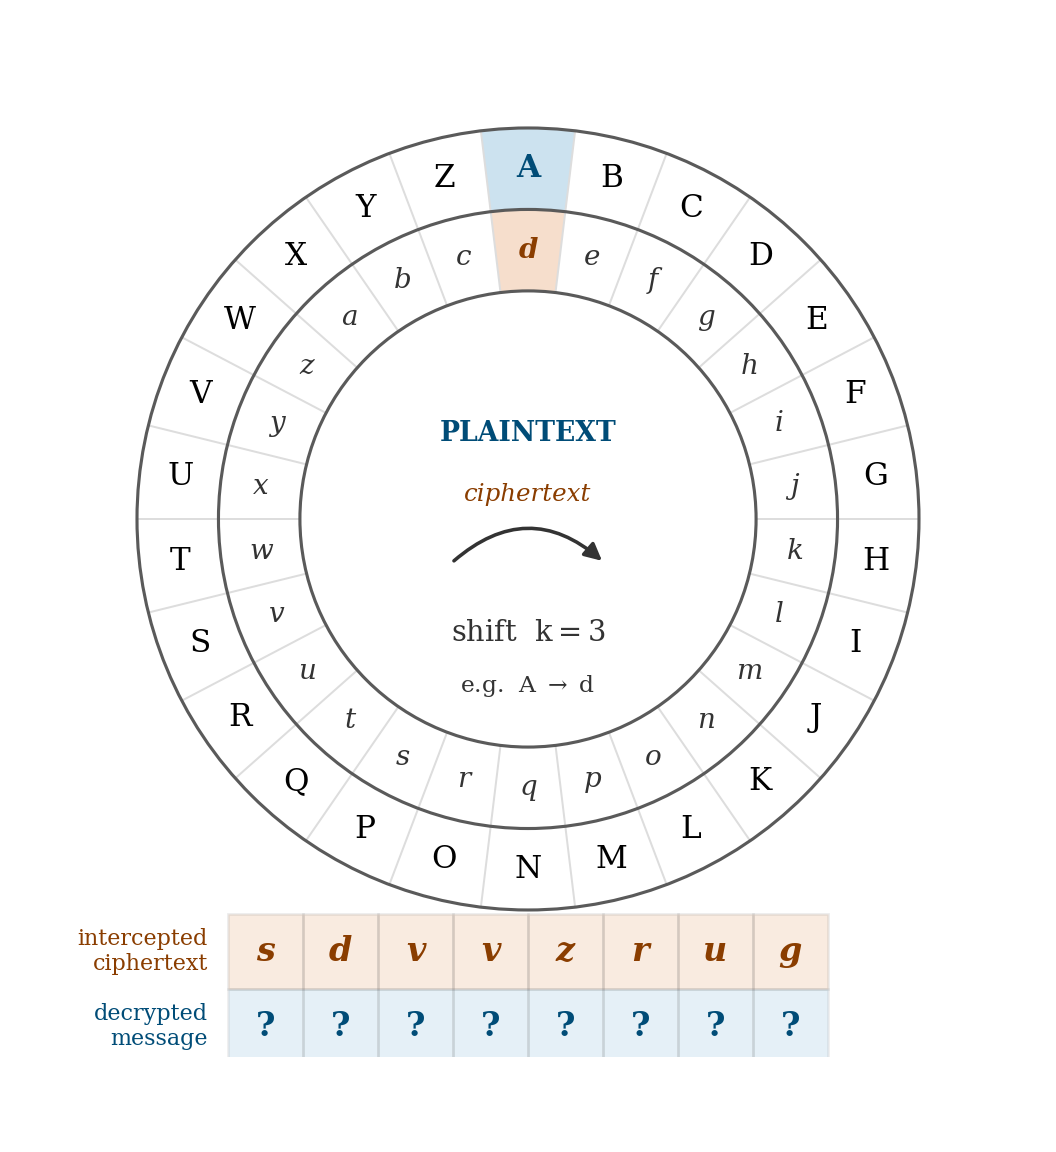

Here is the Python script that generated this plot:
#!/usr/bin/env python3
"""Caesar cipher disk for Chapter 1, Section 1.1 (Foundations of Digital Trust).

Draws a two-ring Caesar cipher wheel in thesis style under a shift of k = 3. The
outer ring carries the plaintext alphabet; the inner ring carries the ciphertext
alphabet rotated by k, so reading radially inward maps each plaintext letter to
its ciphertext letter. A single mapping (A -> d) is highlighted to demonstrate
the mechanic, and the intercepted ciphertext "SDVVZRUG" is presented as a
challenge for the reader to decrypt (the plaintext is deliberately not shown).

Run:  python3 figures/chapter1/caesar_cipher.py
Output: figures/chapter1/caesar_cipher.pdf  (and .png preview)
"""
import os
import sys

import numpy as np
import matplotlib
matplotlib.use("Agg")
import matplotlib.pyplot as plt
from matplotlib.patches import Wedge, Circle, FancyArrowPatch, Rectangle

sys.path.insert(0, os.path.join(os.path.dirname(__file__), "..", ".."))
from figures.thesis_style import apply_style, BLUE, BLUE_D, VERM, VERM_D, GREY, GREY_D, GRID, BLACK

apply_style()

# ---- parameters -----------------------------------------------------------
SHIFT = 3
PLAINTEXT = "PASSWORD"          # the answer -- deliberately NOT drawn
ALPHABET = "ABCDEFGHIJKLMNOPQRSTUVWXYZ"
CIPHERTEXT = "".join(ALPHABET[(ALPHABET.index(c) + SHIFT) % 26] for c in PLAINTEXT)

# Only one mapping (A -> d) is demonstrated on the disk; the reader decrypts
# the rest of the intercepted ciphertext themselves.
DEMO_PLAIN = "A"
DEMO_CIPHER = ALPHABET[(ALPHABET.index(DEMO_PLAIN) + SHIFT) % 26]
highlight_plain = {DEMO_PLAIN}
highlight_cipher = {DEMO_CIPHER}

# ---- geometry -------------------------------------------------------------
N = 26
step = 360.0 / N                      # angular width of one segment
half = step / 2.0
# slot i is centred at the top (90 deg) and proceeds clockwise
angles = np.array([90.0 - i * step for i in range(N)])

R_OUT_OUTER, R_OUT_INNER = 4.8, 3.8   # plaintext ring
R_IN_OUTER, R_IN_INNER = 3.8, 2.8     # ciphertext ring
r_plain_text = 4.30
r_cipher_text = 3.30

fig, ax = plt.subplots(figsize=(6.6, 7.2))

# ---- highlight wedges (worked-example letters) ----------------------------
for i, letter in enumerate(ALPHABET):
    theta = angles[i]
    t1, t2 = theta - half, theta + half
    if letter in highlight_plain:
        ax.add_patch(Wedge((0, 0), R_OUT_OUTER, t1, t2,
                           width=R_OUT_OUTER - R_OUT_INNER,
                           facecolor=BLUE, alpha=0.20, edgecolor="none", zorder=1))
    cipher_letter = ALPHABET[(i + SHIFT) % 26]
    if cipher_letter in highlight_cipher:
        ax.add_patch(Wedge((0, 0), R_IN_OUTER, t1, t2,
                           width=R_IN_OUTER - R_IN_INNER,
                           facecolor=VERM, alpha=0.20, edgecolor="none", zorder=1))

# ---- ring boundary circles ------------------------------------------------
for r in (R_OUT_OUTER, R_OUT_INNER, R_IN_INNER):
    ax.add_patch(Circle((0, 0), r, fill=False, edgecolor=GREY, lw=1.4, zorder=3))

# ---- segment dividers (spokes) --------------------------------------------
for i in range(N):
    a = np.deg2rad(angles[i] + half)
    ax.plot([R_IN_INNER * np.cos(a), R_OUT_OUTER * np.cos(a)],
            [R_IN_INNER * np.sin(a), R_OUT_OUTER * np.sin(a)],
            color=GRID, lw=0.9, zorder=2)

# ---- letters --------------------------------------------------------------
for i, letter in enumerate(ALPHABET):
    a = np.deg2rad(angles[i])
    # plaintext (outer, uppercase)
    pc = BLUE_D if letter in highlight_plain else BLACK
    pw = "bold" if letter in highlight_plain else "normal"
    ax.text(r_plain_text * np.cos(a), r_plain_text * np.sin(a), letter,
            ha="center", va="center", fontsize=14, color=pc, fontweight=pw, zorder=4)
    # ciphertext (inner, lowercase, rotated alphabet)
    cipher_letter = ALPHABET[(i + SHIFT) % 26]
    cc = VERM_D if cipher_letter in highlight_cipher else GREY_D
    cw = "bold" if cipher_letter in highlight_cipher else "normal"
    ax.text(r_cipher_text * np.cos(a), r_cipher_text * np.sin(a), cipher_letter.lower(),
            ha="center", va="center", fontsize=12.5, color=cc, fontweight=cw,
            style="italic", zorder=4)

# ---- centre hub -----------------------------------------------------------
ax.text(0, 1.05, "PLAINTEXT", ha="center", va="center", fontsize=12,
        color=BLUE_D, fontweight="bold", zorder=4)
ax.text(0, 0.30, "ciphertext", ha="center", va="center", fontsize=11,
        color=VERM_D, style="italic", zorder=4)
ax.text(0, -1.40, r"shift  $k = 3$", ha="center", va="center", fontsize=13,
        color=GREY_D, zorder=4)
ax.text(0, -2.05, r"e.g.  A $\rightarrow$ d", ha="center", va="center",
        fontsize=10.5, color=GREY_D, zorder=4)

# rotation-direction arrow (encrypt = +k, clockwise on this disk)
arrow = FancyArrowPatch((-0.95, -0.55), (0.95, -0.55),
                        connectionstyle="arc3,rad=-0.45",
                        arrowstyle="-|>", mutation_scale=16,
                        lw=1.6, color=GREY_D, zorder=4)
ax.add_patch(arrow)

# ---- intercepted-ciphertext challenge (as a two-row table) -----------------
# Row 1: the intercepted ciphertext (all an eavesdropper sees).
# Row 2: the decrypted message, left blank for the reader to recover.
n = len(CIPHERTEXT)
cell = 0.92
x_left = -n * cell / 2.0                     # left edge of the cell grid
y_row1_top = -4.85
xc = [x_left + (j + 0.5) * cell for j in range(n)]
y_row1 = y_row1_top - cell / 2.0
y_row2 = y_row1_top - cell - cell / 2.0

for j in range(n):
    # ciphertext cell (vermillion tint)
    ax.add_patch(Rectangle((x_left + j * cell, y_row1 - cell / 2.0), cell, cell,
                           facecolor=VERM, alpha=0.12, edgecolor=GREY, lw=1.2, zorder=2))
    ax.text(xc[j], y_row1, CIPHERTEXT[j].lower(), ha="center", va="center",
            fontsize=15, color=VERM_D, fontweight="bold", style="italic", zorder=3)
    # decrypted-message cell (blue tint, unknown)
    ax.add_patch(Rectangle((x_left + j * cell, y_row2 - cell / 2.0), cell, cell,
                           facecolor=BLUE, alpha=0.10, edgecolor=GREY, lw=1.2, zorder=2))
    ax.text(xc[j], y_row2, "?", ha="center", va="center",
            fontsize=15, color=BLUE_D, fontweight="bold", zorder=3)

ax.text(x_left - 0.25, y_row1, "intercepted\nciphertext", ha="right", va="center",
        fontsize=10, color=VERM_D, linespacing=1.2)
ax.text(x_left - 0.25, y_row2, "decrypted\nmessage", ha="right", va="center",
        fontsize=10, color=BLUE_D, linespacing=1.2)

# ---- frame ----------------------------------------------------------------
ax.set_xlim(-6.4, 6.4)
ax.set_ylim(-6.6, 5.2)
ax.set_aspect("equal")
ax.axis("off")
ax.grid(False)

fig.tight_layout(pad=0.3)
here = os.path.dirname(__file__)
fig.savefig(os.path.join(here, "caesar_cipher.pdf"))
fig.savefig(os.path.join(here, "caesar_cipher.png"), dpi=160)
print("wrote caesar_cipher.pdf /.png ;", PLAINTEXT, "->", CIPHERTEXT)
